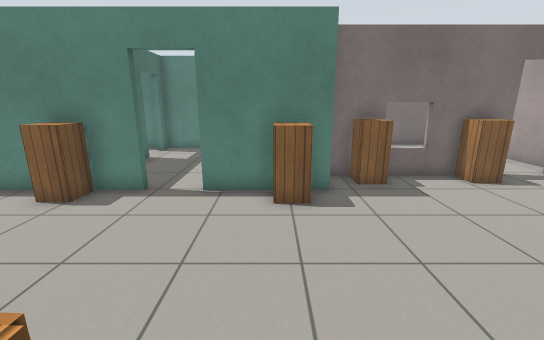
[1] (above)

22 first-person views from a walk through a world built for the Gazebo simulator. The camera is 1.3 m above the floor, tilts 14° down and sees 90° across. The floor is counted in squares, 0.5 m on a side. Each view is taken from the middle of a square. On the plan, view 1 faces up. The plan holds only what a view shows up to about 18 squares ahead; the rest is blank. Gazebo's built-in surfaces are drawn with simple patterns.

[2]
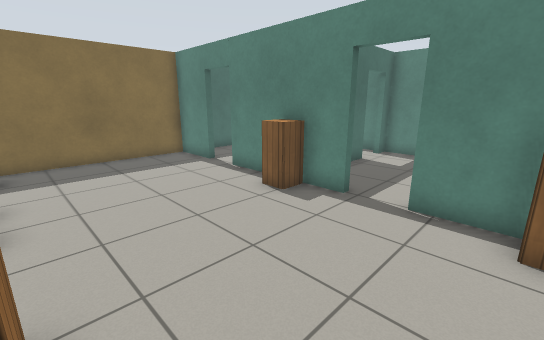

[3]
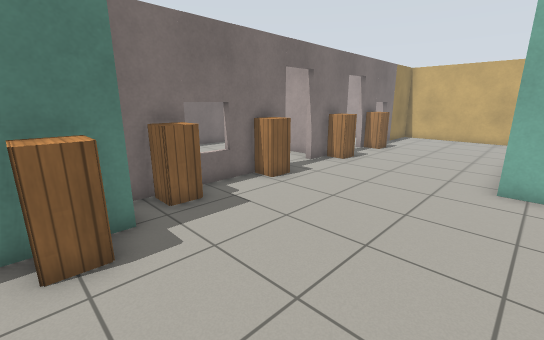

[4]
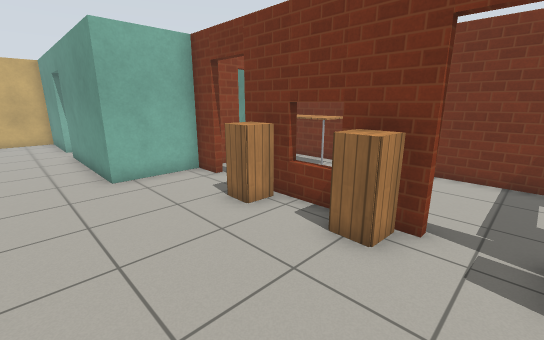

[5]
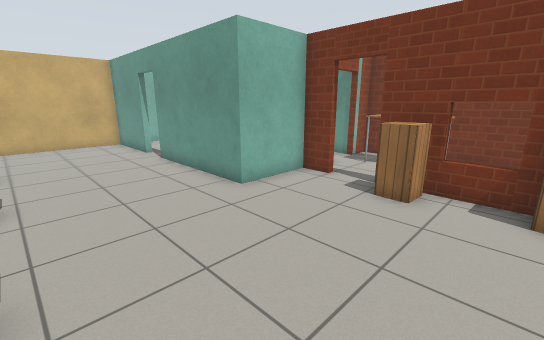

[6]
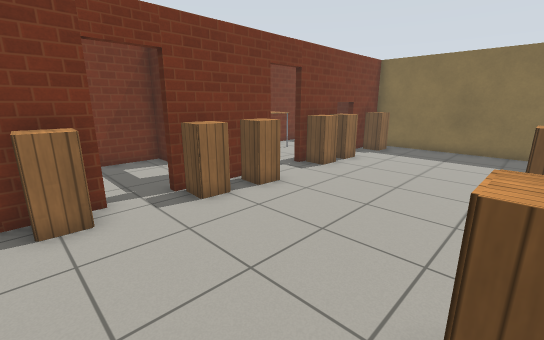

[7]
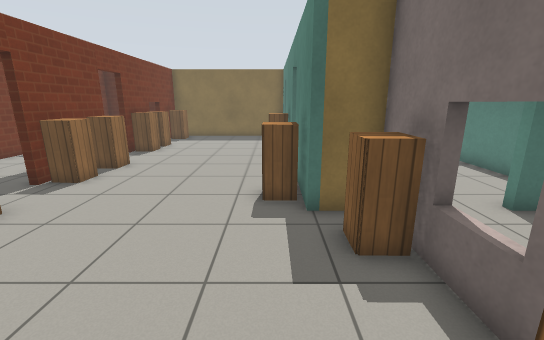

[8]
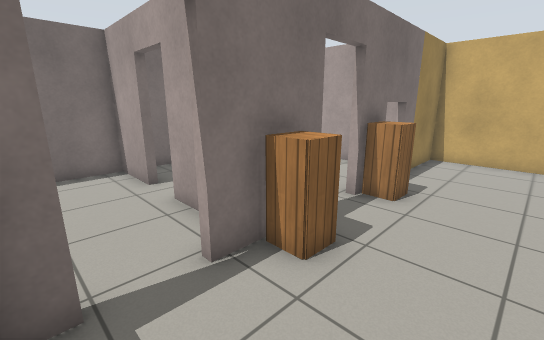

[9]
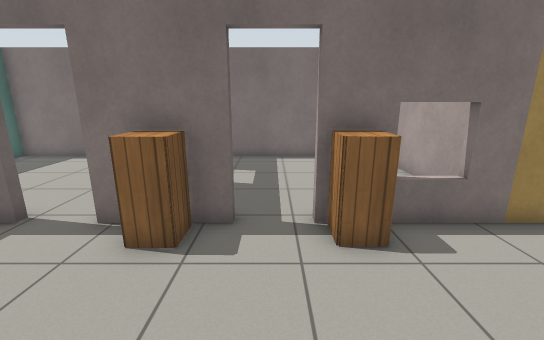

[10]
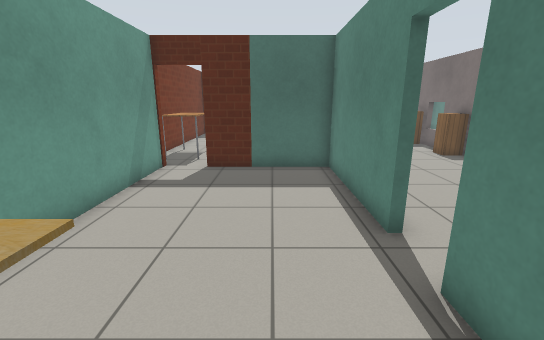

[11]
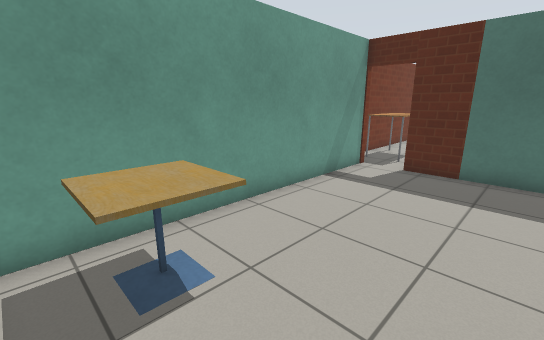

[12]
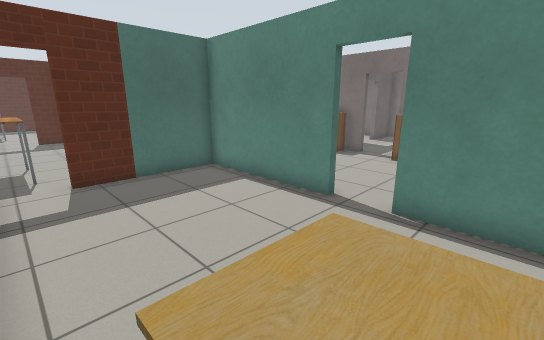

[13]
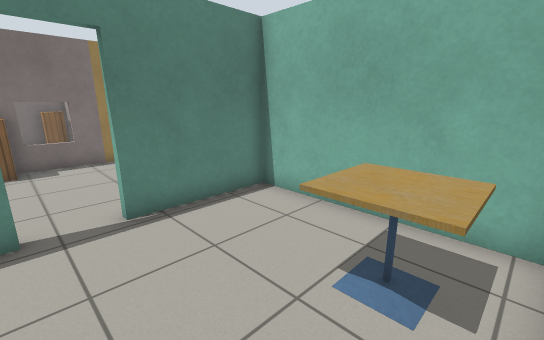

[14]
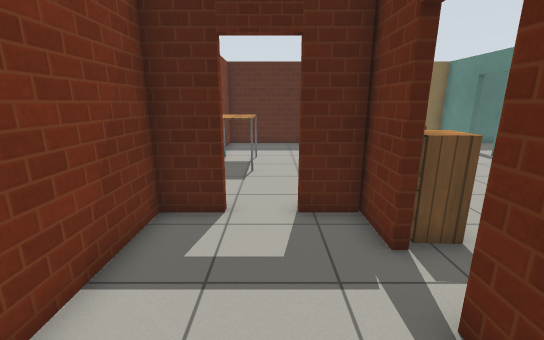

[15]
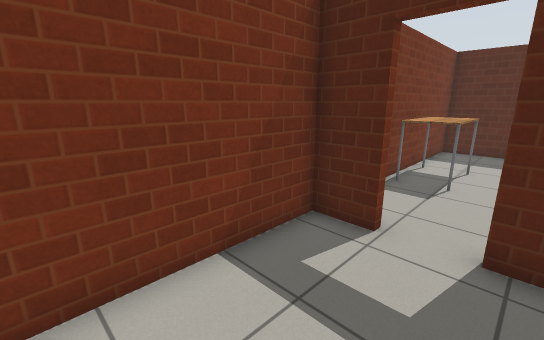

[16]
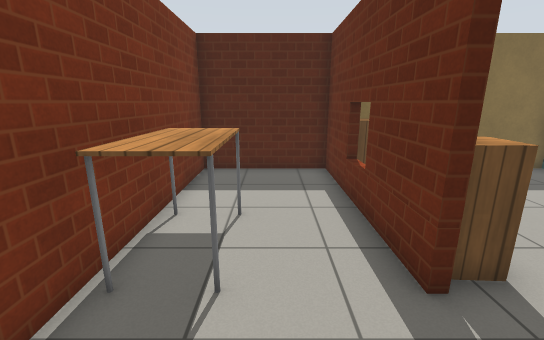

[17]
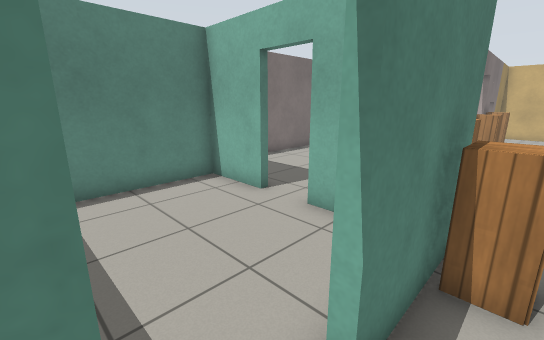

[18]
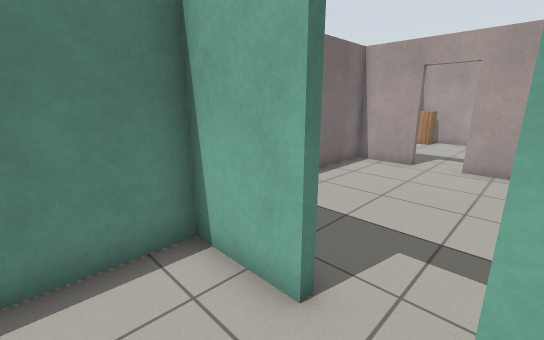

[19]
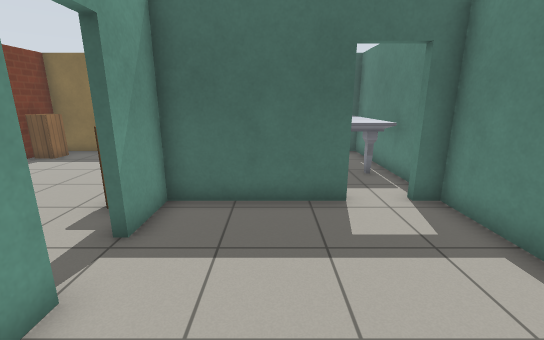

[20]
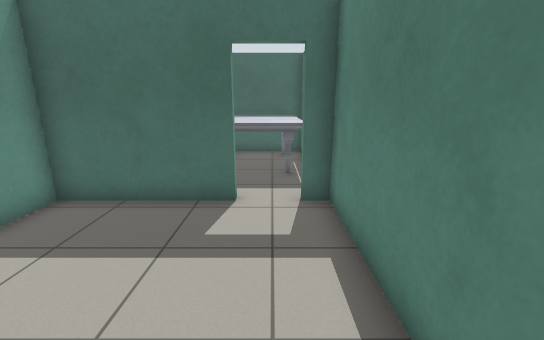

[21]
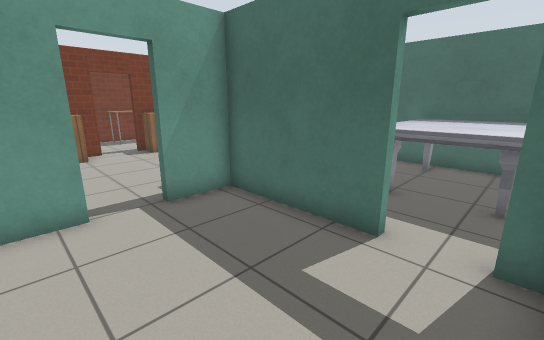

[22]
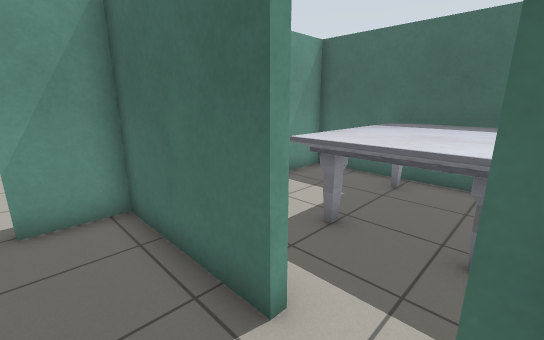

### Floor plan
Points are (right, up) in squares from view 1. A wall is a line through its corners. A room is listed if a view was taken in it or the views show most of it. See-through windows are left out.
Room 1 (views 1, 2, 3, 4, 5, 6, 7, 8, 9, 17)
walls: (1.3, -0.5) (6.8, -0.5); (8.4, 9.6) (1.7, 9.6) (1.7, 7.9) (-2.1, 7.9); (8.5, -0.5) (9.7, -0.5) (9.7, 2.7) (15.9, 2.7); (-3.9, 7.9) (-9.4, 7.9); (-4.5, -0.5) (-0.4, -0.5); (13.3, 9.6) (10.1, 9.6); (17.7, 2.7) (21.9, 2.7) (21.9, 9.6) (14.9, 9.6); (-11, 7.9) (-13.7, 7.9) (-13.7, -0.5) (-6.2, -0.5)
ways out: open door at (16.5, 2.5) to room 2; open door at (0.5, -1) to room 3; open door at (7.5, -1) to room 3; open door at (-5.5, -1) to room 4; open door at (-3, 8) to room 5; open door at (9.5, 10) to room 6; open door at (-10.5, 8) to room 7; open door at (14.5, 10) to room 8
objects: cabinet (-12, 0); cabinet (-9, 0) to (-8, 0); cabinet (-7, 0); cabinet (-6, 7); cabinet (-3, 0) to (-3, 1); cabinet (-1, 0); cabinet (0, 7) to (1, 7); cabinet (2, 0) to (3, 0); cabinet (3, 9) to (4, 9); cabinet (5, 0) to (6, 0); cabinet (7, 9); cabinet (12, 9); cabinet (15, 9) to (16, 9)
Room 2 (views 10, 11, 12, 13)
walls: (15.9, 2.4) (10, 2.4) (10, -2.7); (21.9, -4.4) (21.9, 2.4) (17.7, 2.4); (9.7, -4.5) (21.4, -4.5)
ways out: open door at (16.5, 2.5) to room 1; open door at (10, -3.5) to room 3
objects: cafe table (19, -3) to (20, -2)
Room 3 (views 14, 15)
walls: (2.3, -0.8) (1.4, -0.8); (-0.4, -0.8) (-2.1, -0.8) (-2.1, -2.4); (9.7, -2.7) (9.7, -1.6); (-2.1, -4.1) (-2.1, -5.7) (9.7, -5.7) (9.7, -4.5)
ways out: open door at (0.5, -1) to room 1; open door at (7.5, -1) to room 1; open door at (10, -3.5) to room 2; open door at (-2, -3.5) to room 4
objects: table (6, -5) to (8, -4)
Room 4 (view 16)
walls: (-6.2, -0.8) (-13.7, -0.8) (-13.7, -5.7) (-4.5, -5.7)
ways out: open door at (-5.5, -1) to room 1; open door at (-2, -3.5) to room 3
objects: table (-9, -5) to (-6, -4)
Room 5 (views 18, 19, 20, 21, 22)
walls: (1.4, 12.9) (1.4, 15.6) (-6, 15.6) (-6, 14.8); (-2.1, 8.2) (-0.6, 8.2); (1.4, 10.2) (1.4, 11.1); (-6, 13) (-6, 8.2) (-3.9, 8.2)
ways out: open door at (-3, 8) to room 1; open door at (1.8, 12) to room 6; open door at (-6, 13.5) to room 7
Room 6 (no view inside)
walls: (1.7, 13.6) (1.7, 12.9); (11.1, 14.8) (11.1, 17.3) (1.7, 17.3) (1.7, 16.6); (11.1, 10.6) (11.1, 13)
ways out: open door at (9.5, 10) to room 1; open door at (1.8, 12) to room 5; open door at (11, 13.5) to room 8
Room 7 (no view inside)
walls: (-6.5, 15.6) (-13.7, 15.6) (-13.7, 8.2) (-11.8, 8.2)
ways out: open door at (-10.5, 8) to room 1; open door at (-6, 13.5) to room 5
objects: marble table (-13, 12) to (-8, 15)
Room 8 (no view inside)
walls: (19.2, 10.1) (19.2, 17.3) (12, 17.3)
ways out: open door at (14.5, 10) to room 1; open door at (11, 13.5) to room 6
objects: cabinet (18, 16) to (18, 17)

Positions as (right, up) in squares from view 1, and headings:
1: (0, 0), facing up
2: (0, 1), facing up-left
3: (0, 2), facing up-right
4: (0, 5), facing down-right
5: (3, 8), facing down-right
6: (3, 7), facing down-left
7: (8, 7), facing left
8: (8, 6), facing up-right
9: (14, 4), facing up
10: (21, 0), facing left
11: (21, 1), facing down-left
12: (20, -4), facing up-left
13: (16, -4), facing up-right
14: (4, -3), facing left
15: (3, -2), facing down-left
16: (-3, -3), facing left
17: (-4, 7), facing up-right
18: (-1, 11), facing up-right
19: (1, 11), facing left
20: (1, 14), facing left
21: (-1, 15), facing down-left
22: (-4, 15), facing down-left
